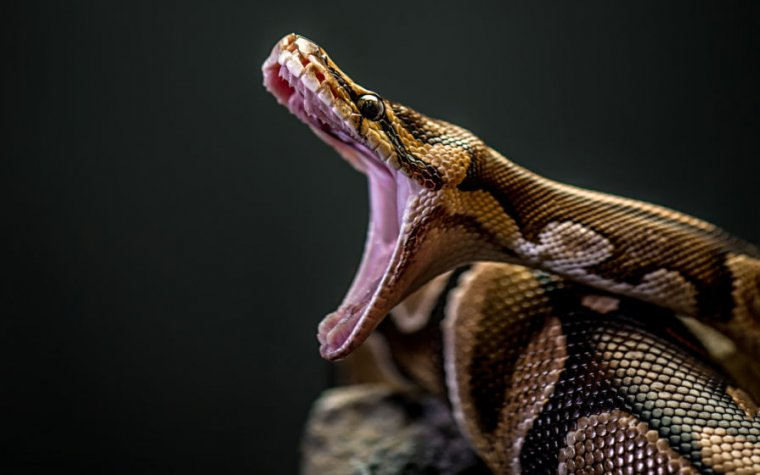
#> input picture HAFTA_3/python.jpg, 760 x 475 px; its folder holds only this picture in this run
$ python hafta3.py
#> lines starting #> are read from the running program, lines starting #| are printed output that depends on the picture
import os
import numpy as np
import matplotlib.pyplot as plt


def get_jpeg():
    print(os.getcwd())
    print(os.listdir())

    path = os.getcwd()

    jpg_image = [ f for f in os.listdir(path) if f.endswith('.jpg')]

    return jpg_image


def get_value_from_triple(temp_1):
    return int(temp_1[0]/3+temp_1[1]/3+temp_1[2]/3)

def convert_rgb_to_gray(image):

    m, n, k = image.shape

    new_image = np.zeros((m,n), dtype='uint8')

    for i in range(m):
        for j in range(n):
            temp_1 = image[i,j,:]
            s=get_value_from_triple(temp_1)
            new_image[i,j]=s

    return new_image

image = plt.imread(get_jpeg()[0])
#> image is the input picture: shape (475, 760, 3); mean R, G, B 43.6, 38.8, 33.8

m, n, k = image.shape #[row,col,rgb]
#> m = 475; n = 760; k = 3

#print(image.ndim)

im_2 = convert_rgb_to_gray(image)
#> after the loop in convert_rgb_to_gray, `for i in range(m):`:
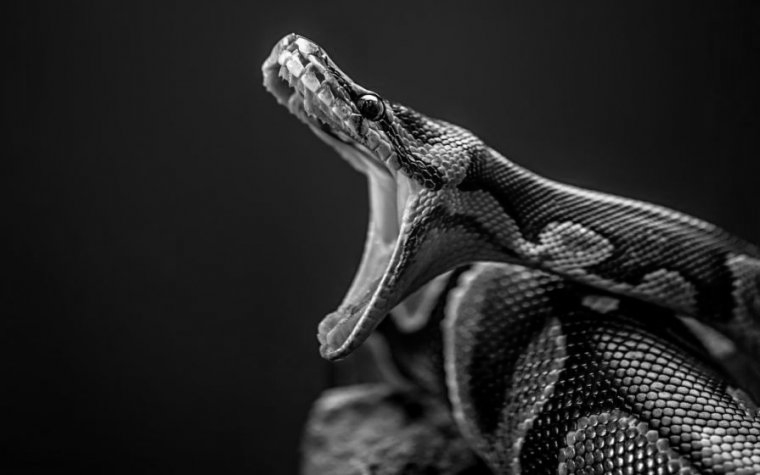
#> new_image: shape (475, 760); min 0, max 254, mean 38.5

plt.imsave('python_blue.jpg', im_2)
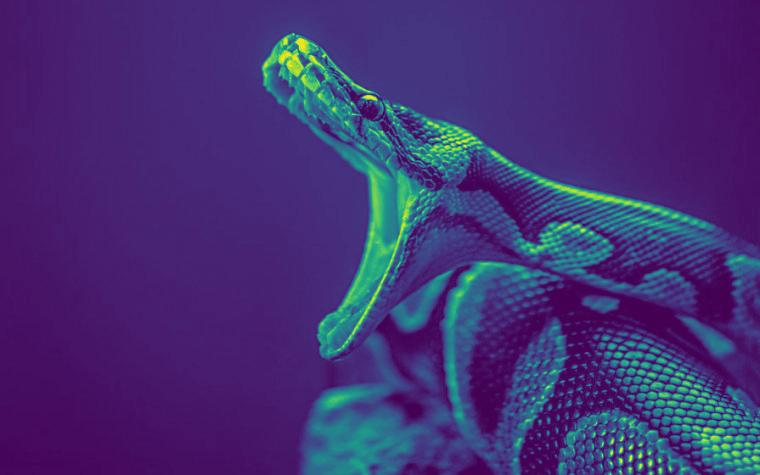
#> saved as python_blue.jpg: shape (475, 760, 3); mean R, G, B 67.1, 49, 116.3
plt.imsave('python_gray.jpg', im_2, cmap='gray')

plt.subplot(1,3,1)
plt.imshow(image)
plt.subplot(1,3,2)
plt.imshow(im_2)
plt.subplot(1,3,3)
plt.imshow(im_2, cmap='gray')
plt.show()
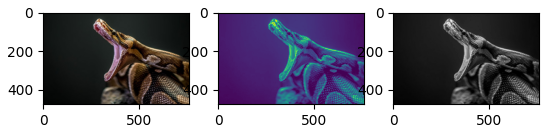
#> figure drawn by matplotlib, 3 panels
